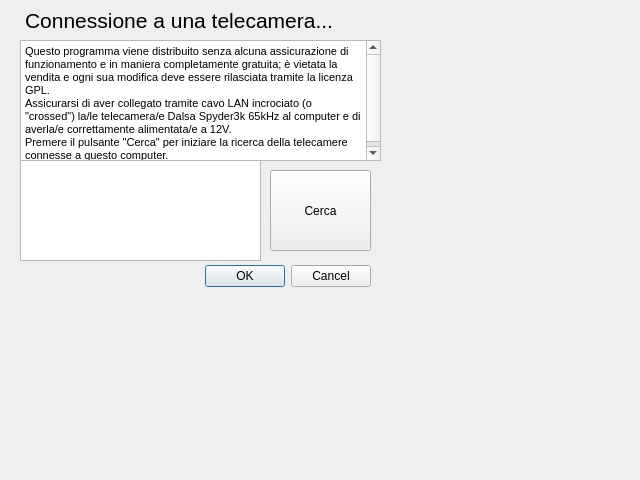
<?xml version="1.0" encoding="UTF-8"?>
<ui version="4.0">
 <class>QTSpyderWizard</class>
 <widget class="QDialog" name="QTSpyderWizard">
  <property name="geometry">
   <rect>
    <x>0</x>
    <y>0</y>
    <width>640</width>
    <height>480</height>
   </rect>
  </property>
  <property name="minimumSize">
   <size>
    <width>640</width>
    <height>480</height>
   </size>
  </property>
  <property name="maximumSize">
   <size>
    <width>640</width>
    <height>480</height>
   </size>
  </property>
  <property name="windowTitle">
   <string>Dialog</string>
  </property>
  <widget class="QDialogButtonBox" name="buttonBox">
   <property name="geometry">
    <rect>
     <x>30</x>
     <y>260</y>
     <width>341</width>
     <height>32</height>
    </rect>
   </property>
   <property name="orientation">
    <enum>Qt::Horizontal</enum>
   </property>
   <property name="standardButtons">
    <set>QDialogButtonBox::Cancel|QDialogButtonBox::Ok</set>
   </property>
  </widget>
  <widget class="QTextEdit" name="wizardText">
   <property name="geometry">
    <rect>
     <x>20</x>
     <y>40</y>
     <width>361</width>
     <height>121</height>
    </rect>
   </property>
   <property name="readOnly">
    <bool>true</bool>
   </property>
   <property name="html">
    <string>&lt;!DOCTYPE HTML PUBLIC &quot;-//W3C//DTD HTML 4.0//EN&quot; &quot;http://www.w3.org/TR/REC-html40/strict.dtd&quot;&gt;
&lt;html&gt;&lt;head&gt;&lt;meta name=&quot;qrichtext&quot; content=&quot;1&quot; /&gt;&lt;style type=&quot;text/css&quot;&gt;
p, li { white-space: pre-wrap; }
&lt;/style&gt;&lt;/head&gt;&lt;body style=&quot; font-family:'MS Shell Dlg 2'; font-size:8.25pt; font-weight:400; font-style:normal;&quot;&gt;
&lt;p style=&quot; margin-top:0px; margin-bottom:0px; margin-left:0px; margin-right:0px; -qt-block-indent:0; text-indent:0px;&quot;&gt;&lt;span style=&quot; font-size:8pt;&quot;&gt;Questo programma viene distribuito senza alcuna assicurazione di funzionamento e in maniera completamente gratuita; è vietata la vendita e ogni sua modifica deve essere rilasciata tramite la licenza GPL.&lt;/span&gt;&lt;/p&gt;
&lt;p style=&quot; margin-top:0px; margin-bottom:0px; margin-left:0px; margin-right:0px; -qt-block-indent:0; text-indent:0px;&quot;&gt;&lt;span style=&quot; font-size:8pt;&quot;&gt;Assicurarsi di aver collegato tramite cavo LAN incrociato (o &amp;quot;crossed&amp;quot;) la/le telecamera/e Dalsa Spyder3k 65kHz al computer e di averla/e correttamente alimentata/e a 12V.&lt;/span&gt;&lt;/p&gt;
&lt;p style=&quot; margin-top:0px; margin-bottom:0px; margin-left:0px; margin-right:0px; -qt-block-indent:0; text-indent:0px;&quot;&gt;&lt;span style=&quot; font-size:8pt;&quot;&gt;Premere il pulsante &amp;quot;Cerca&amp;quot; per iniziare la ricerca della telecamere connesse a questo computer.&lt;/span&gt;&lt;/p&gt;&lt;/body&gt;&lt;/html&gt;</string>
   </property>
  </widget>
  <widget class="QListWidget" name="wizardList">
   <property name="geometry">
    <rect>
     <x>20</x>
     <y>160</y>
     <width>241</width>
     <height>101</height>
    </rect>
   </property>
  </widget>
  <widget class="QLabel" name="wizardTitle">
   <property name="geometry">
    <rect>
     <x>25</x>
     <y>10</y>
     <width>311</width>
     <height>20</height>
    </rect>
   </property>
   <property name="font">
    <font>
     <pointsize>16</pointsize>
    </font>
   </property>
   <property name="text">
    <string>Connessione a una telecamera...</string>
   </property>
  </widget>
  <widget class="QPushButton" name="wizardFind">
   <property name="geometry">
    <rect>
     <x>270</x>
     <y>170</y>
     <width>101</width>
     <height>81</height>
    </rect>
   </property>
   <property name="text">
    <string>Cerca</string>
   </property>
  </widget>
  <widget class="QLabel" name="wizardStatus">
   <property name="geometry">
    <rect>
     <x>25</x>
     <y>263</y>
     <width>171</width>
     <height>20</height>
    </rect>
   </property>
   <property name="text">
    <string/>
   </property>
  </widget>
 </widget>
 <resources/>
 <connections>
  <connection>
   <sender>buttonBox</sender>
   <signal>accepted()</signal>
   <receiver>QTSpyderWizard</receiver>
   <slot>accept()</slot>
   <hints>
    <hint type="sourcelabel">
     <x>248</x>
     <y>254</y>
    </hint>
    <hint type="destinationlabel">
     <x>157</x>
     <y>274</y>
    </hint>
   </hints>
  </connection>
  <connection>
   <sender>buttonBox</sender>
   <signal>rejected()</signal>
   <receiver>QTSpyderWizard</receiver>
   <slot>reject()</slot>
   <hints>
    <hint type="sourcelabel">
     <x>316</x>
     <y>260</y>
    </hint>
    <hint type="destinationlabel">
     <x>286</x>
     <y>274</y>
    </hint>
   </hints>
  </connection>
 </connections>
</ui>
